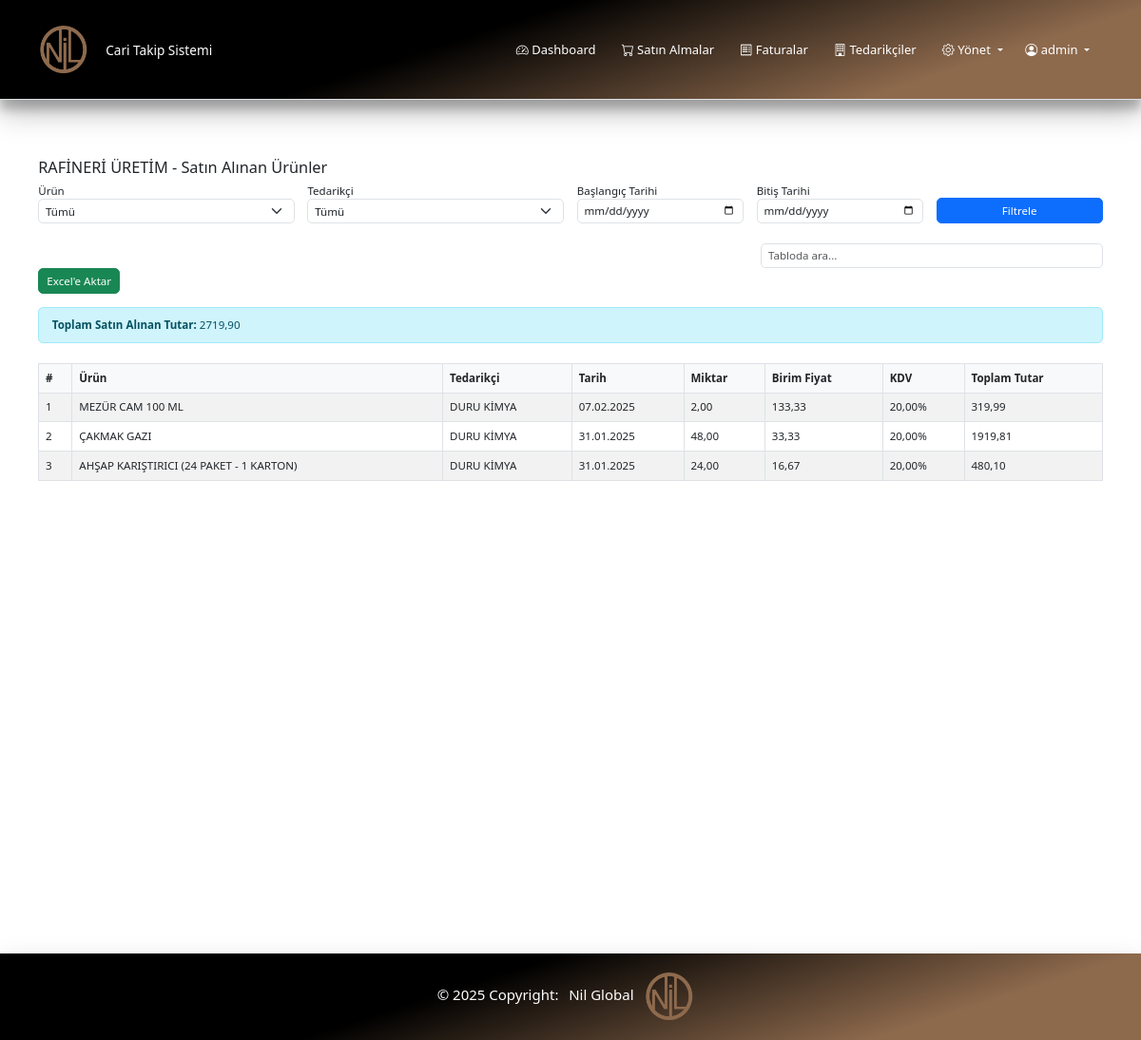
The page /departmanlar/11/ (signed in) on the database as committed earlier.
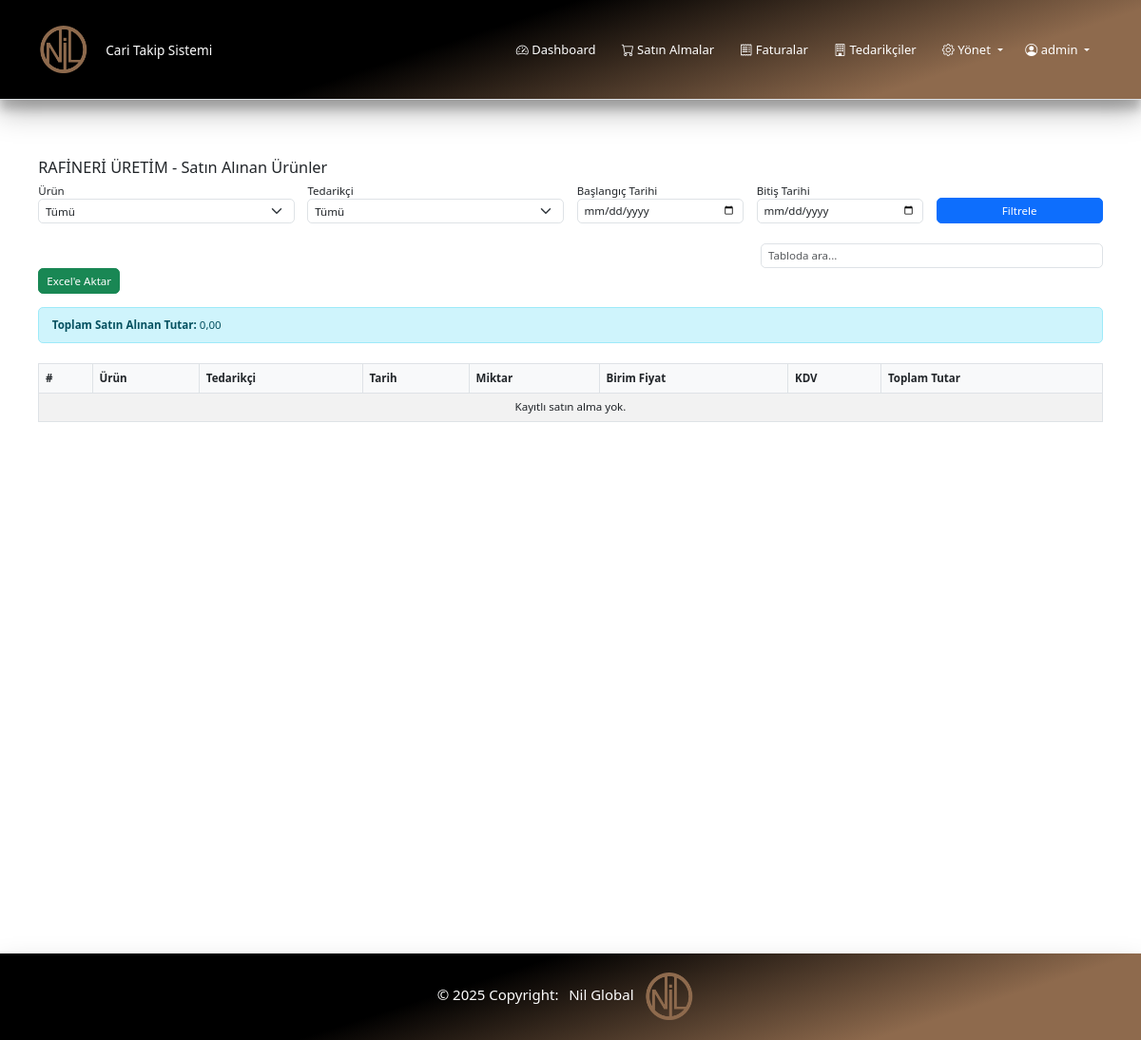
The same page on the database as committed later.
### satinalma/models.py (models this page shows, shortened)
class SatinAlma(models.Model):
    tedarikci = models.ForeignKey(Tedarikci, on_delete=models.CASCADE, verbose_name="Tedarikçi")
    urun = models.ForeignKey(Urun, on_delete=models.CASCADE, verbose_name="Ürün")
    departman = models.ForeignKey(Departman, on_delete=models.SET_NULL, null=True, verbose_name="Departman")
    tarih = models.DateField(verbose_name="Tarih")
    miktar = models.DecimalField(max_digits=10, decimal_places=2, verbose_name="Miktar")
    birim = models.ForeignKey(Birim, on_delete=models.SET_NULL, null=True, verbose_name="Birim")
    birim_fiyat = models.DecimalField(max_digits=10, decimal_places=2, verbose_name="Birim Fiyat")
    kdv = models.ForeignKey(KDV, on_delete=models.SET_NULL, null=True, verbose_name="KDV")
    para_birimi = models.ForeignKey(ParaBirimi, on_delete=models.SET_NULL, null=True, verbose_name="Para Birimi")
    fis = models.FileField(upload_to='fisler/', blank=True, null=True, verbose_name="Fiş")
    faturaya_baglandi = models.BooleanField(default=False, verbose_name="Faturaya Bağlandı")
    created_at = models.DateTimeField(auto_now_add=True)
    updated_at = models.DateTimeField(auto_now=True)
    class Meta:
        verbose_name = "Satın Alma"
        verbose_name_plural = "Satın Almalar"
        ordering = ['-tarih']
    @property
    def net_tutar(self):
        return self.miktar * self.birim_fiyat
    @property
    def kdv_tutari(self):
        return self.net_tutar * (self.kdv.oran / 100)
    @property
    def toplam_tutar(self):
        return self.net_tutar + self.kdv_tutari

### urunler/models.py (models this page shows, shortened)
class Urun(models.Model):
    ad = models.CharField(max_length=255, verbose_name="Ürün Adı")
    sira = models.PositiveIntegerField(default=0, verbose_name="Sıra")
    created_at = models.DateTimeField(auto_now_add=True)
    updated_at = models.DateTimeField(auto_now=True)
    class Meta:
        verbose_name = "Ürün"
        verbose_name_plural = "Ürünler"
        ordering = ['sira', 'ad']

### tedarikciler/models.py (models this page shows, shortened)
class Tedarikci(models.Model):
    ad = models.CharField(max_length=255, verbose_name="Firma Adı")
    hizmet = models.CharField(max_length=255, verbose_name="Verdiği Hizmet")
    yetkili = models.CharField(max_length=255, verbose_name="Firma Yetkilisi")
    telefon = models.CharField(max_length=20, verbose_name="Telefon Numarası")
    adres = models.TextField(blank=True, verbose_name="Adres")
    email = models.EmailField(blank=True, verbose_name="E-posta Adresi")
    created_at = models.DateTimeField(auto_now_add=True)
    updated_at = models.DateTimeField(auto_now=True)
    class Meta:
        verbose_name = "Tedarikçi"
        verbose_name_plural = "Tedarikçiler"
        ordering = ['ad']

### parametreler/models.py (models this page shows, shortened)
class KDV(models.Model):
    ad = models.CharField(max_length=50, verbose_name="KDV Adı", default="")
    oran = models.DecimalField(max_digits=4, decimal_places=2, verbose_name="KDV Oranı (%)")
    created_at = models.DateTimeField(auto_now_add=True)
    updated_at = models.DateTimeField(auto_now=True)
    class Meta:
        verbose_name = "KDV"
        verbose_name_plural = "KDV Oranları"
        ordering = ['oran']

### departmanlar/views.py (the view)
# urls.py: path('<int:pk>/', views.departman_detay, name='departman_detay'),
@login_required
def departman_detay(request, pk):
    departman = get_object_or_404(Departman, pk=pk)
    satin_almalar = SatinAlma.objects.filter(departman=departman)
    urun_id = request.GET.get('urun')
    tedarikci_id = request.GET.get('tedarikci')
    tarih1 = request.GET.get('tarih1')
    tarih2 = request.GET.get('tarih2')
    if urun_id:
        satin_almalar = satin_almalar.filter(urun_id=urun_id)
    if tedarikci_id:
        satin_almalar = satin_almalar.filter(tedarikci_id=tedarikci_id)
    if tarih1:
        satin_almalar = satin_almalar.filter(tarih__gte=tarih1)
    if tarih2:
        satin_almalar = satin_almalar.filter(tarih__lte=tarih2)
    toplam_tutar = sum([s.toplam_tutar for s in satin_almalar])
    urunler = Urun.objects.all()
    tedarikciler = Tedarikci.objects.all()
    return render(request, 'departmanlar/departman_detay.html', {
        'departman': departman,
        'satin_almalar': satin_almalar,
        'toplam_tutar': toplam_tutar,
        'urunler': urunler,
        'tedarikciler': tedarikciler,
        'filtre': {
            'urun': urun_id,
            'tedarikci': tedarikci_id,
            'tarih1': tarih1,
            'tarih2': tarih2,
        }
    })

### departmanlar/templates/departmanlar/departman_detay.html (shortened to what this page needs)
{% extends 'base.html' %}
{% block content %}
<div class="container wrappernil mt-4">
    <h2>{{ departman.ad }} - Satın Alınan Ürünler</h2>
    <form method="get" class="row g-3 mb-4">
        <div class="col-md-3">
            <label>Ürün</label>
            <select name="urun" class="form-select">
                <option value="">Tümü</option>
            </select>
        </div>
        <div class="col-md-3">
            <label>Tedarikçi</label>
            <select name="tedarikci" class="form-select">
                <option value="">Tümü</option>
            </select>
        </div>
        <div class="col-md-2">
            <label>Başlangıç Tarihi</label>
            <input type="date" name="tarih1" value="{{ filtre.tarih1 }}" class="form-control" />
        </div>
        <div class="col-md-2">
            <label>Bitiş Tarihi</label>
            <input type="date" name="tarih2" value="{{ filtre.tarih2 }}" class="form-control" />
        </div>
        <div class="col-md-2 align-self-end">
            <button type="submit" class="btn btn-primary w-100">Filtrele</button>
        </div>
    </form>
    <div class="row mb-3">
        <div class="col-md-4 offset-md-8 d-flex gap-2">
            <input type="text" id="tableSearch" class="form-control" placeholder="Tabloda ara...">
        </div>
        <div class="col-md-4">
            <button id="excelExportBtn" class="btn btn-success" type="button">Excel'e Aktar</button>
        </div>
    </div>
    <div class="alert alert-info mb-4">
        <strong>Toplam Satın Alınan Tutar:</strong> {{ toplam_tutar|floatformat:2 }}
    </div>
    <table class="table table-striped table-bordered" id="departmanTable">
        <thead>
            <tr>
                <th>#</th>
                <th>Ürün</th>
                <th>Tedarikçi</th>
                <th>Tarih</th>
                <th>Miktar</th>
                <th>Birim Fiyat</th>
                <th>KDV</th>
                <th>Toplam Tutar</th>
            </tr>
        </thead>
        <tbody>
            {% for satin_alma in satin_almalar %}
            <tr>
                <td>{{ forloop.counter }}</td>
                <td>{{ satin_alma.urun.ad }}</td>
                <td>{{ satin_alma.tedarikci.ad }}</td>
                <td>{{ satin_alma.tarih|date:'d.m.Y' }}</td>
                <td>{{ satin_alma.miktar }}</td>
                <td>{{ satin_alma.birim_fiyat }}</td>
                <td>{{ satin_alma.kdv.oran }}%</td>
                <td>{{ satin_alma.toplam_tutar|floatformat:2 }}</td>
            </tr>
            {% empty %}
            <tr>
                <td colspan="8" class="text-center">Kayıtlı satın alma yok.</td>
            </tr>
            {% endfor %}
        </tbody>
    </table>
</div>
{% endblock %}

Rows that differ between the two databases and show on the page:
removed SatinAlma: urun.ad "MEZÜR CAM 100 ML", tedarikci.ad "DURU KİMYA", tarih "07.02.2025", miktar "2,00", birim_fiyat "133,33", kdv.oran "20,00", toplam_tutar "319,99"
removed SatinAlma: urun.ad "ÇAKMAK GAZI", tedarikci.ad "DURU KİMYA", tarih "31.01.2025", miktar "48,00", birim_fiyat "33,33", kdv.oran "20,00", toplam_tutar "1919,81"
removed SatinAlma: urun.ad "AHŞAP KARIŞTIRICI (24 PAKET - 1 KARTON)", tedarikci.ad "DURU KİMYA", tarih "31.01.2025", miktar "24,00", birim_fiyat "16,67", kdv.oran "20,00", toplam_tutar "480,10"
Other text that changed with them:
{{ toplam_tutar|floatformat:2 }}: "2719,90" → "0,00"
text now shown: "Kayıtlı satın alma yok."
